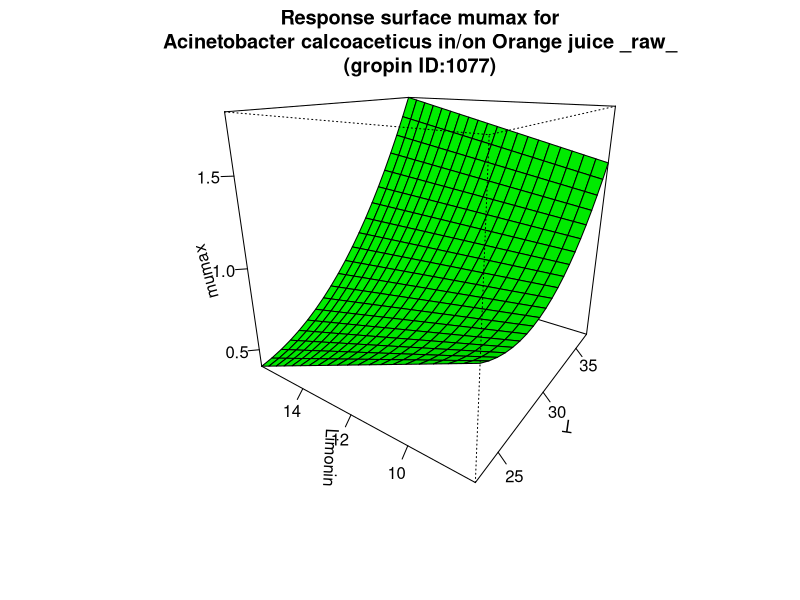

This figure's R source:
#############################
# start of Parameter script
#############################
T <- seq(23.023,36.963036963037,length.out=21)
Limonin <- seq(8.008,15.984015984016,length.out=21)
#############################
# end of Parameter script
#############################
############################# 
# start of Model script Gropin ID 1077 
#############################
 
# constant coefficients for this model
 
variables <- data.frame(T,Limonin)
argumentsPar <- expand.grid(variables)
 
# heart of the model
response_surface <- function(T,Limonin) {
   mumax <-7.26-0.386*T+0.006*(T^2)-0.257*Limonin+0.008*T*Limonin

return(mumax=mumax)
} 

# output parameters
responseSurface <- cbind(argumentsPar,response_surface(argumentsPar['T'],argumentsPar['Limonin']))
colnames(responseSurface) <- c(colnames(argumentsPar),'mumax')
#############################
# End of Model script
#############################
############################# 
# start of Visualisation script Gropin ID 1077 
#############################
persp(T,Limonin,matrix(unlist(responseSurface$'mumax'),nrow=21),col = 'green',xlab='T',ylab='Limonin',zlab='mumax',main='Response surface mumax for
Acinetobacter calcoaceticus in/on Orange juice _raw_
(gropin ID:1077)',theta=305,phi=20,shade=0.25,ticktype = 'detailed')
#############################
# End of Visualisation script
#############################
